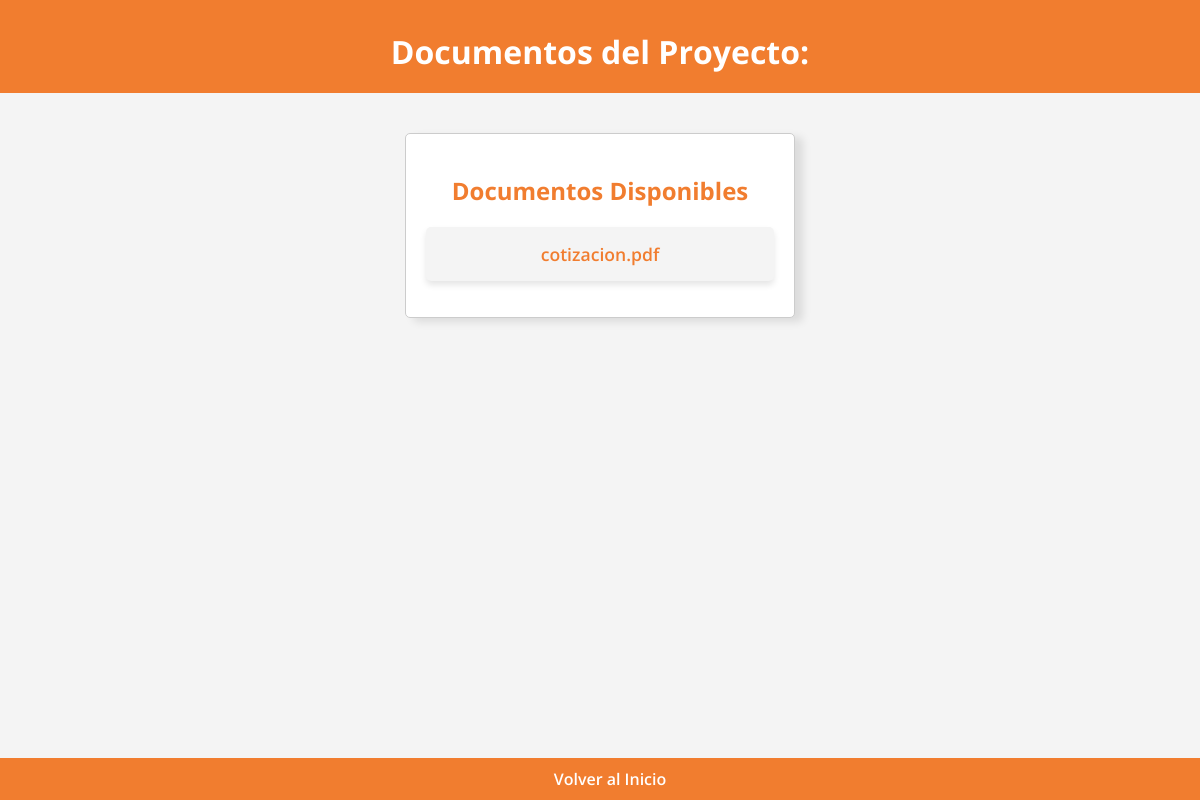
/documentos, run on an earlier commit of the app's database.
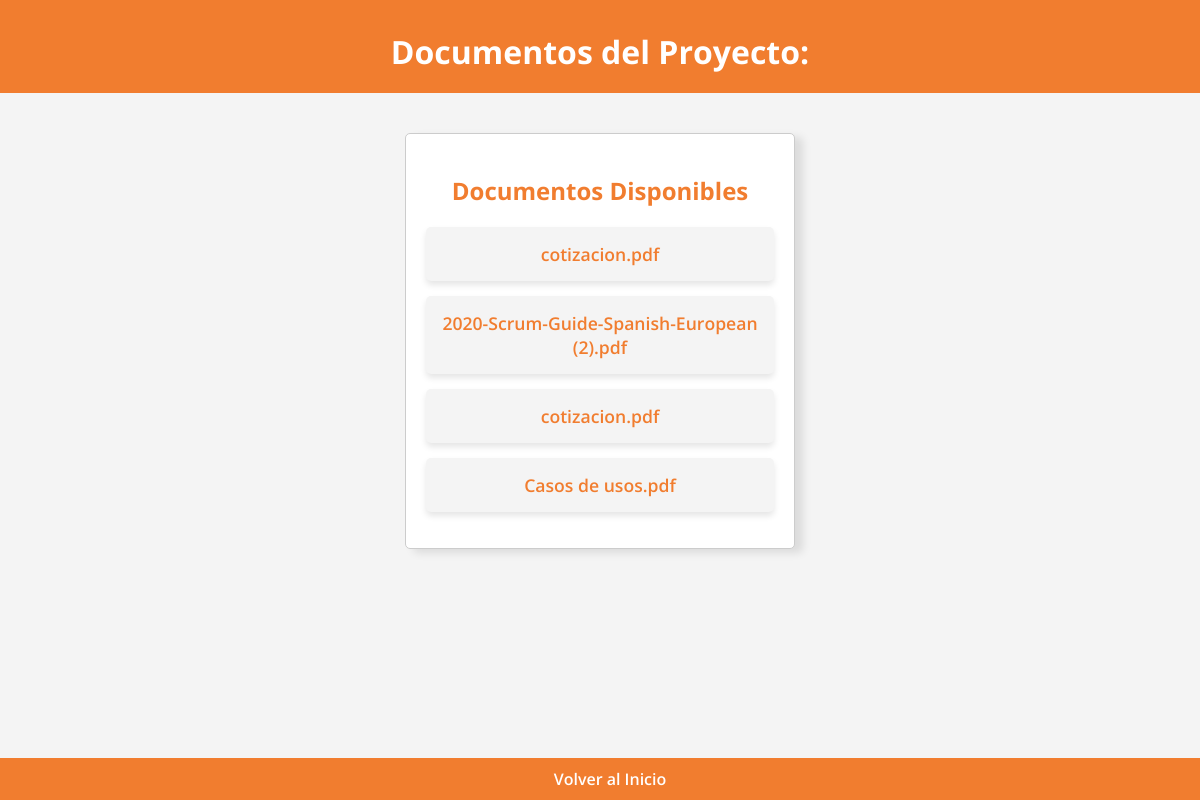
And on a later commit of the database.
### app.py (models this page shows, shortened)
class Document(db.Model):
    id = db.Column(db.Integer, primary_key=True)
    url = db.Column(db.String(255), nullable=False)
    nombre = db.Column(db.String(255), nullable=False)
    fecha_subida = db.Column(db.DateTime, nullable=False)
    cotizacion_id = db.Column(db.Integer, db.ForeignKey('cotizacion.id'), nullable=False)
    cotizacion = db.relationship('Cotizacion', backref='documentos')

### app.py (the view)
@app.route('/documentos', methods=["GET",'POST'])
def mostrar_documentos():
    documentos = Document.query.all()
    return render_template('documentos_proyecto.html', documentos=documentos)

### templates/documentos_proyecto.html (shortened to what this page needs)
<!DOCTYPE html>
<html lang="es">
<head>
    <link rel="stylesheet" href="{{ url_for('static', filename='styles.css') }}">
</head>
<body>
    <header>
        <h1>Documentos del Proyecto: {{ proyecto }}</h1>
    </header>
    <div class="container">
        <div class="section">
            <h2>Documentos Disponibles</h2>
            <ul class="document-list">
                {% for documento in documentos %}
                    <li class="document-item">
                        <a href="{{ documento.url }}" target="_blank" class="document-link">
                            {{ documento.nombre }}
                        </a>
                    </li>
                {% endfor %}
            </ul>
        </div>
    </div>
    <footer>
        <a href="/" class="support-link">Volver al Inicio</a>
    </footer>
</body>
</html>

### static/styles.css (style rules this page uses)
body { font-family: 'Open Sans', Arial, sans-serif; margin: 0; padding: 0; box-sizing: border-box; background-color: #f4f4f4; }
header { background-color: #f17d2f; color: white; padding: 20px; text-align: center; }
h1 { margin: 10px 0 0; font-size: 2rem; }
.container { display: flex; justify-content: space-around; margin: 20px auto; padding: 20px; max-width: 1200px; }
.section { width: 30%; padding: 20px; background-color: white; border: 1px solid #ccc; border-radius: 5px; text-align: center; box-shadow: 8px 4px 8px rgba(0, 0, 0, 0.1); }
h2 { color: #f17d2f; }
footer { background-color: #f17d2f; color: white; padding: 10px; text-align: center; position: fixed; width: 100%; bottom: 0; }
.support-link { color: white; text-decoration: none; font-weight: 600; }
.document-list { list-style-type: none; padding: 0; }
.document-item { background-color: #f4f4f4; margin: 15px 0; padding: 15px; border-radius: 5px; text-align: center; box-shadow: 0 4px 6px rgba(0, 0, 0, 0.1); }
.document-link { color: #f17d2f; text-decoration: none; font-weight: 600; font-size: 1.1rem; }

What changed in the data, as far as the page shows it:
added Document: nombre "2020-Scrum-Guide-Spanish-European (2).pdf"
added Document: nombre "cotizacion.pdf"
added Document: nombre "Casos de usos.pdf"
